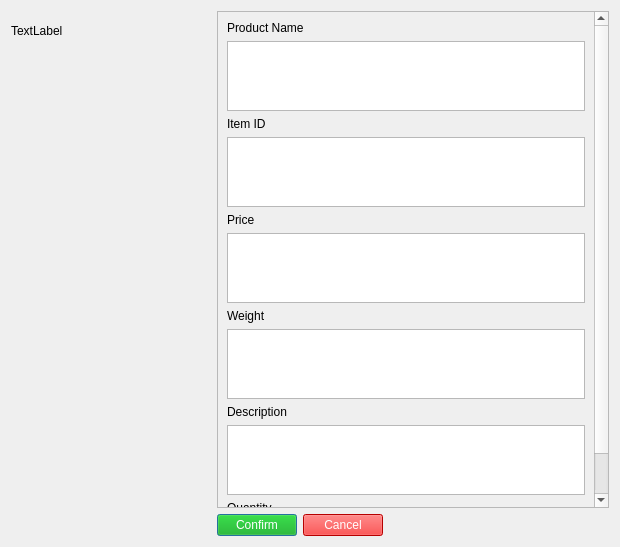
<?xml version="1.0" encoding="UTF-8"?>
<ui version="4.0">
 <class>Dialog</class>
 <widget class="QDialog" name="Dialog">
  <property name="geometry">
   <rect>
    <x>0</x>
    <y>0</y>
    <width>620</width>
    <height>547</height>
   </rect>
  </property>
  <property name="windowTitle">
   <string>Dialog</string>
  </property>
  <layout class="QHBoxLayout" name="horizontalLayout">
   <item>
    <layout class="QFormLayout" name="formLayout">
     <item row="0" column="0">
      <layout class="QVBoxLayout" name="verticalLayout_6">
       <item>
        <widget class="QLabel" name="label">
         <property name="minimumSize">
          <size>
           <width>0</width>
           <height>0</height>
          </size>
         </property>
         <property name="text">
          <string>TextLabel</string>
         </property>
        </widget>
       </item>
       <item>
        <spacer name="horizontalSpacer">
         <property name="orientation">
          <enum>Qt::Horizontal</enum>
         </property>
         <property name="sizeHint" stdset="0">
          <size>
           <width>200</width>
           <height>20</height>
          </size>
         </property>
        </spacer>
       </item>
      </layout>
     </item>
     <item row="0" column="1">
      <widget class="QScrollArea" name="scrollArea">
       <property name="widgetResizable">
        <bool>true</bool>
       </property>
       <widget class="QWidget" name="scrollAreaWidgetContents">
        <property name="geometry">
         <rect>
          <x>0</x>
          <y>-49</y>
          <width>373</width>
          <height>545</height>
         </rect>
        </property>
        <layout class="QVBoxLayout" name="verticalLayout_3">
         <item>
          <layout class="QVBoxLayout" name="verticalLayout_2">
           <item>
            <widget class="QLabel" name="label_2">
             <property name="text">
              <string>Product Name</string>
             </property>
            </widget>
           </item>
           <item>
            <widget class="QTextEdit" name="ProductNameText"/>
           </item>
           <item>
            <spacer name="verticalSpacer">
             <property name="orientation">
              <enum>Qt::Vertical</enum>
             </property>
             <property name="sizeHint" stdset="0">
              <size>
               <width>20</width>
               <height>40</height>
              </size>
             </property>
            </spacer>
           </item>
           <item>
            <widget class="QLabel" name="label_3">
             <property name="text">
              <string>Item ID</string>
             </property>
            </widget>
           </item>
           <item>
            <widget class="QTextEdit" name="ItemIDText"/>
           </item>
           <item>
            <widget class="QLabel" name="label_4">
             <property name="text">
              <string>Price</string>
             </property>
            </widget>
           </item>
           <item>
            <widget class="QTextEdit" name="PriceText"/>
           </item>
           <item>
            <widget class="QLabel" name="label_5">
             <property name="text">
              <string>Weight</string>
             </property>
            </widget>
           </item>
           <item>
            <widget class="QTextEdit" name="WeightText"/>
           </item>
           <item>
            <widget class="QLabel" name="label_6">
             <property name="text">
              <string>Description</string>
             </property>
            </widget>
           </item>
           <item>
            <widget class="QTextEdit" name="DescriptionText"/>
           </item>
           <item>
            <widget class="QLabel" name="label_7">
             <property name="text">
              <string>Quantity</string>
             </property>
            </widget>
           </item>
           <item>
            <widget class="QSpinBox" name="QuantitySpinBox"/>
           </item>
          </layout>
         </item>
        </layout>
       </widget>
      </widget>
     </item>
     <item row="1" column="1">
      <layout class="QHBoxLayout" name="horizontalLayout_2">
       <item>
        <widget class="QPushButton" name="pushButton_2">
         <property name="styleSheet">
          <string notr="true">background-color: rgb(0, 170, 0);
color: rgb(255, 255, 255);
font: 75 10pt &quot;MS Shell Dlg 2&quot;;</string>
         </property>
         <property name="text">
          <string>Confirm</string>
         </property>
        </widget>
       </item>
       <item>
        <widget class="QPushButton" name="pushButton">
         <property name="styleSheet">
          <string notr="true">background-color: rgb(255, 0, 0);
color: rgb(255, 255, 255);
font: 75 10pt &quot;MS Shell Dlg 2&quot;;</string>
         </property>
         <property name="text">
          <string>Cancel</string>
         </property>
        </widget>
       </item>
       <item>
        <spacer name="horizontalSpacer_2">
         <property name="orientation">
          <enum>Qt::Horizontal</enum>
         </property>
         <property name="sizeHint" stdset="0">
          <size>
           <width>40</width>
           <height>20</height>
          </size>
         </property>
        </spacer>
       </item>
      </layout>
     </item>
    </layout>
   </item>
  </layout>
 </widget>
 <resources/>
 <connections/>
</ui>
